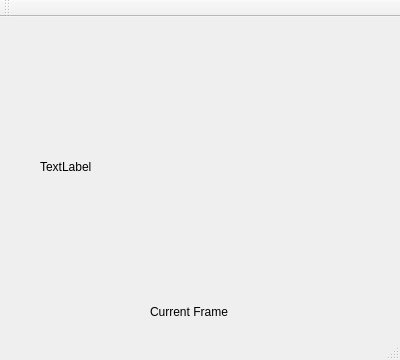
<?xml version="1.0" encoding="UTF-8"?>
<ui version="4.0">
 <class>MainWindow</class>
 <widget class="QMainWindow" name="MainWindow">
  <property name="geometry">
   <rect>
    <x>0</x>
    <y>0</y>
    <width>400</width>
    <height>360</height>
   </rect>
  </property>
  <property name="windowTitle">
   <string>MainWindow</string>
  </property>
  <widget class="QWidget" name="centralWidget">
   <widget class="QLabel" name="label">
    <property name="geometry">
     <rect>
      <x>40</x>
      <y>30</y>
      <width>320</width>
      <height>240</height>
     </rect>
    </property>
    <property name="text">
     <string>TextLabel</string>
    </property>
   </widget>
   <widget class="QLabel" name="label_3">
    <property name="geometry">
     <rect>
      <x>150</x>
      <y>280</y>
      <width>100</width>
      <height>30</height>
     </rect>
    </property>
    <property name="text">
     <string>Current Frame</string>
    </property>
   </widget>
  </widget>
  <widget class="QToolBar" name="mainToolBar">
   <attribute name="toolBarArea">
    <enum>TopToolBarArea</enum>
   </attribute>
   <attribute name="toolBarBreak">
    <bool>false</bool>
   </attribute>
  </widget>
  <widget class="QStatusBar" name="statusBar"/>
 </widget>
 <layoutdefault spacing="6" margin="11"/>
 <resources/>
 <connections/>
</ui>
